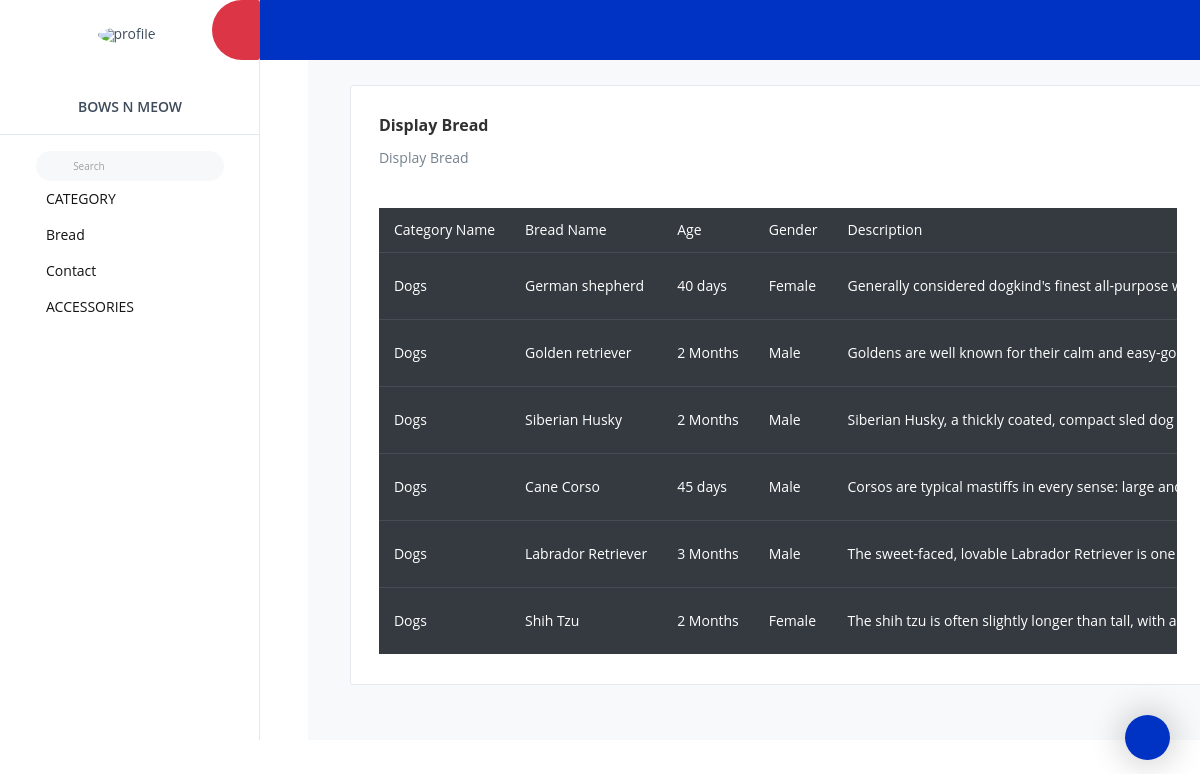
The page /Petend/displaybread/ on the database its author committed.
### Petend/models.py (models this page shows)
class BreadDB(models.Model):
    category = models.CharField(max_length=100, null=True, blank=True)
    bname = models.CharField(max_length=100, null=True, blank=True)
    bgender = models.CharField(max_length=500, null=True, blank=True)
    bdescription = models.CharField(max_length=500, null=True, blank=True)
    bimage = models.ImageField(upload_to="Product_images", null=True, blank=True)
    bage=models.CharField(max_length=50,null=True,blank=True)
    bprice=models.IntegerField(null=True,blank=True)
    bvaccination= models.CharField(max_length=100, null=True, blank=True)
    bkci= models.CharField(max_length=100, null=True, blank=True)

### Petend/views.py (the view)
# urls.py: path('displaybread/',views.displaybread,name="displaybread"),
def displaybread(req):
    data=BreadDB.objects.all()
    return render(req,"displaybread.html" , {'data':data})

### Petend/templates/displaybread.html (shortened to what this page needs)
<!DOCTYPE html>
<html lang="en">
{% extends 'index.html' %}
{% block content %}
<head>
</head>
<body>
<div class="col-lg-12 grid-margin stretch-card">
              <div class="card">
                <div class="card-body">
                  <h4 class="card-title">Display Bread</h4>
                  <p class="card-description">
                    Display Bread<code></code>
                  </p>
                  <div class="table-responsive pt-3">
                    <table class="table table-dark">
                      <thead>
                        <tr>
                          <th>
                            Category Name
                          </th>
                          <th>
                            Bread Name
                          </th>
                          <th>
                            Age
                          </th>
                          <th>
                              Gender
                          </th>
                          <th>
                             Description
                          </th>
                        </tr>
                      </thead>
                      <tbody>
                        <tr>
                          {% for i in data %}
                          <td>
                            {{i.category}}
                          </td>
                          <td>
                            {{i.bname}}
                          </td>
                          <td>
                            {{i.bage}}
                          </td>
                          <td>
                              {{i.bgender}}
                          </td>
                          <td>
                              {{i.bdescription}}
                          </td>
                        </tr>
                      {% endfor %}
                      </tbody>
                    </table>
                  </div>
                </div>
              </div>
            </div>
</body>
</html>
{% endblock %}

### rows shown on the page
BreadDB: category "Dogs", bname "German shepherd", bage "40 days", bgender "Female", bdescription "Generally considered dogkind's finest all-purpose…"
BreadDB: category "Dogs", bname "Golden retriever", bage "2 Months", bgender "Male", bdescription "Goldens are well known for their calm and…"
BreadDB: category "Dogs", bname "Siberian Husky", bage "2 Months", bgender "Male", bdescription "Siberian Husky, a thickly coated, compact sled dog…"
BreadDB: category "Dogs", bname "Cane Corso", bage "45 days", bgender "Male", bdescription "Corsos are typical mastiffs in every sense: large…"
BreadDB: category "Dogs", bname "Labrador Retriever", bage "3 Months", bgender "Male", bdescription "The sweet-faced, lovable Labrador Retriever is one…"
BreadDB: category "Dogs", bname "Shih Tzu", bage "2 Months", bgender "Female", bdescription "The shih tzu is often slightly longer than tall, with a…"
